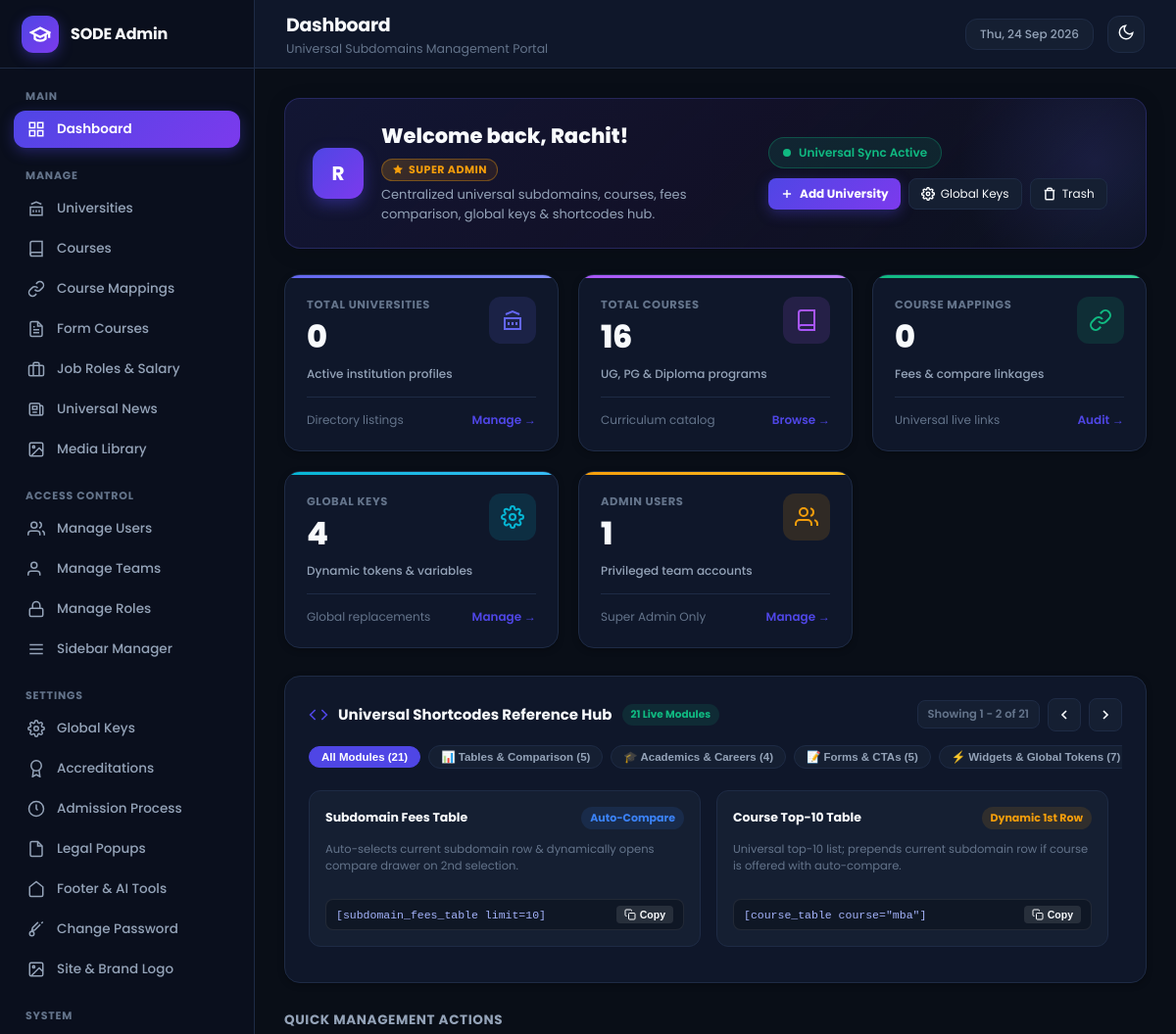
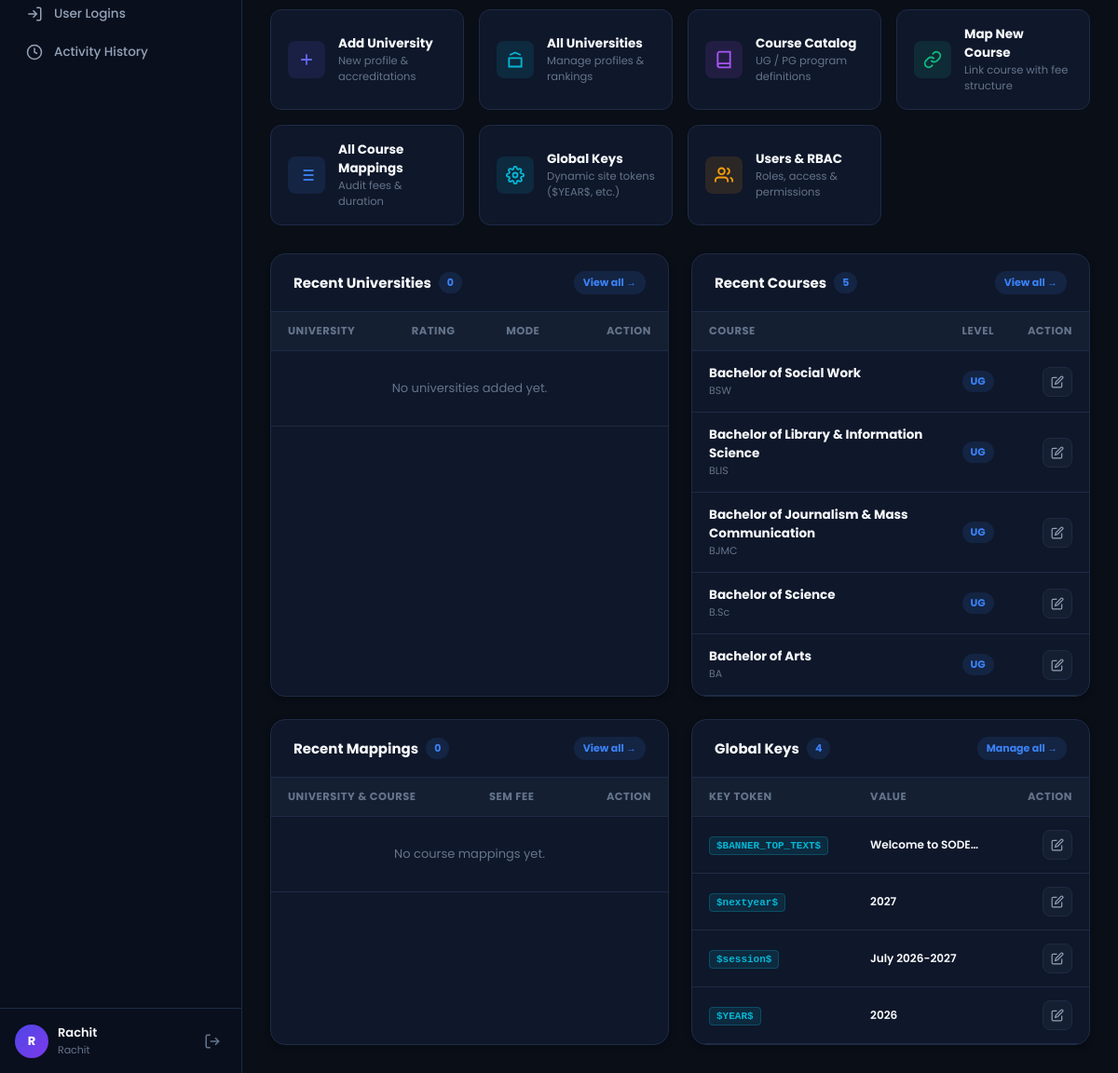
Page /admin/dashboard.php (signed in) on the committed database (2 pictures, top to bottom).
### tables this page shows
CREATE TABLE IF NOT EXISTS `sidebar_items` (
  `id` INT UNSIGNED AUTO_INCREMENT PRIMARY KEY,
  `display_name` VARCHAR(100) NOT NULL,
  `page_route` VARCHAR(255) NOT NULL,
  `sort_order` INT DEFAULT 0,
  `active_page_key` VARCHAR(100) NOT NULL,
  `rbac_module_key` VARCHAR(100) NOT NULL,
  `menu_section` VARCHAR(100) DEFAULT 'Manage',
  `icon_svg` TEXT NULL,
  `is_superadmin_only` TINYINT(1) DEFAULT 0,
  `is_active` TINYINT(1) DEFAULT 1,
  `created_at` TIMESTAMP DEFAULT CURRENT_TIMESTAMP
);

CREATE TABLE IF NOT EXISTS `courses` (
  `id` INT UNSIGNED AUTO_INCREMENT PRIMARY KEY,
  `full_name` VARCHAR(255) NOT NULL,
  `short_name` VARCHAR(100) NOT NULL,
  `slug` VARCHAR(100) NOT NULL UNIQUE,
  `level` ENUM('UG', 'PG', 'Diploma', 'Certificate') DEFAULT 'PG',
  `description` TEXT NULL,
  `created_at` TIMESTAMP DEFAULT CURRENT_TIMESTAMP
);

CREATE TABLE IF NOT EXISTS `global_keys` (
  `id` INT UNSIGNED AUTO_INCREMENT PRIMARY KEY,
  `key_code` VARCHAR(100) NOT NULL UNIQUE,
  `key_value` LONGTEXT NOT NULL,
  `link_url` VARCHAR(500) NULL,
  `description` VARCHAR(255) NULL,
  `is_active` TINYINT(1) DEFAULT 1,
  `created_at` TIMESTAMP DEFAULT CURRENT_TIMESTAMP
);

### admin/dashboard.php (the view, shortened to what the rows shown need)
<?php
$is_super = is_superadmin();
$active_page_key = 'dashboard';
$db = get_db_connection();
$dashboard_cache = Sode_Redis::remember('admin:dashboard:metrics:' . ($is_super ? 'super' : 'user'), 300, function() use ($db, $is_super) {
    $stats = [];
    $stats['total_unis'] = (int)$db->query("SELECT COUNT(*) FROM universities")->fetchColumn();
    $stats['total_courses'] = (int)$db->query("SELECT COUNT(*) FROM courses")->fetchColumn();
    $stats['total_mappings'] = (int)$db->query("SELECT COUNT(*) FROM university_course_mappings")->fetchColumn();
    $stats['total_global_keys'] = 0;
    $stats['recent_global_keys'] = [];
    try {
        $stats['total_global_keys'] = (int)$db->query("SELECT COUNT(*) FROM global_keys WHERE is_active = 1")->fetchColumn();
        $stats['recent_global_keys'] = $db->query("
            SELECT id, key_code, key_value, description, is_active
            FROM global_keys
            WHERE is_active = 1
            ORDER BY id DESC LIMIT 5
        ")->fetchAll();
    } catch (Exception $e) {}
    $stats['total_users'] = $is_super ? (int)$db->query("SELECT COUNT(*) FROM users")->fetchColumn() : 0;
    $stats['recent_unis'] = $db->query("
        SELECT id, full_name, short_name, rating, mode, created_at, logo_url
        FROM universities
        ORDER BY id DESC LIMIT 5
    ")->fetchAll();
    $stats['recent_courses'] = $db->query("
        SELECT id, full_name, short_name, level, created_at
        FROM courses
        ORDER BY id DESC LIMIT 5
    ")->fetchAll();
    $stats['recent_mappings'] = $db->query("
        SELECT ucm.id, u.short_name AS uni_name, u.logo_url, c.short_name AS course_name, u.mode, ucm.per_semester_fee, ucm.total_program_fee, ucm.created_at
        FROM university_course_mappings ucm
        INNER JOIN universities u ON ucm.university_id = u.id
        INNER JOIN courses c ON ucm.course_id = c.id
        ORDER BY ucm.id DESC LIMIT 5
    ")->fetchAll();
    return $stats;
});
$recent_global_keys = $dashboard_cache['recent_global_keys'] ?? [];
$recent_courses = $dashboard_cache['recent_courses'] ?? [];
require_once ADMIN_PATH . '/includes/header.php';
?>
<div style="display:grid; grid-template-columns: repeat(auto-fit, minmax(290px, 1fr)); gap:24px;">
    <div class="admin-card card-overflow-hidden">
        <div class="table-responsive">
            <table class="admin-table">
                <thead>
                    <tr>
                        <th>University</th>
                        <th>Rating</th>
                        <th>Mode</th>
                        <th style="text-align:right;">Action</th>
                    </tr>
                </thead>
            </table>
        </div>
    </div>
    <div class="admin-card card-overflow-hidden">
        <div class="table-responsive">
            <table class="admin-table">
                <thead>
                    <tr>
                        <th>Course</th>
                        <th>Level</th>
                        <th style="text-align:right;">Action</th>
                    </tr>
                </thead>
                <tbody>
                    <?php if (empty($recent_courses)): ?>
                        <tr><td colspan="3" style="text-align:center; color:var(--text-dim); padding:30px;">No courses added yet.</td></tr>
                    <?php else: ?>
                        <?php foreach ($recent_courses as $c): ?>
                            <tr>
                                <td>
                                    <div>
                                        <strong style="font-size:13.5px; color:var(--text-main);"><?php echo htmlspecialchars($c['full_name']); ?></strong>
                                        <?php if (!empty($c['short_name'])): ?>
                                            <div style="font-size:11px; color:var(--text-dim);"><?php echo htmlspecialchars($c['short_name']); ?></div>
                                        <?php endif; ?>
                                    </div>
                                </td>
                                <td>
                                    <span class="badge badge-info"><?php echo htmlspecialchars($c['level'] ?? 'PG'); ?></span>
                                </td>
                                <td style="text-align:right;">
                                    <a href="<?php echo BASE_URL; ?>/modules/courses/index.php?edit_id=<?php echo $c['id']; ?>" class="action-btn" title="Edit Course">
                                        <svg width="14" height="14" viewBox="0 0 24 24" fill="none" stroke="currentColor" stroke-width="2"><path d="M11 4H4a2 2 0 0 0-2 2v14a2 2 0 0 0 2 2h14a2 2 0 0 0 2-2v-7"></path><path d="M18.5 2.5a2.121 2.121 0 0 1 3 3L12 15l-4 1 1-4 9.5-9.5z"></path></svg>
                                    </a>
                                </td>
                            </tr>
                        <?php endforeach; ?>
                    <?php endif; ?>
                </tbody>
            </table>
        </div>
    </div>
    <div class="admin-card card-overflow-hidden">
        <div class="table-responsive">
            <table class="admin-table">
                <thead>
                    <tr>
                        <th>University & Course</th>
                        <th>Sem Fee</th>
                        <th style="text-align:right;">Action</th>
                    </tr>
                </thead>
            </table>
        </div>
    </div>
    <div class="admin-card card-overflow-hidden">
        <div class="table-responsive">
            <table class="admin-table">
                <thead>
                    <tr>
                        <th>Key Token</th>
                        <th>Value</th>
                        <th style="text-align:right;">Action</th>
                    </tr>
                </thead>
                <tbody>
                    <?php if (empty($recent_global_keys)): ?>
                        <tr><td colspan="3" style="text-align:center; color:var(--text-dim); padding:30px;">No global keys found.</td></tr>
                    <?php else: ?>
                        <?php foreach ($recent_global_keys as $k): ?>
                            <tr>
                                <td>
                                    <span style="font-family:monospace; background:rgba(6,182,212,0.12); color:#06b6d4; padding:3px 7px; border-radius:4px; font-weight:700; font-size:11px; border:1px solid rgba(6,182,212,0.25);">
                                        <?php echo htmlspecialchars($k['key_code']); ?>
                                    </span>
                                </td>
                                <td>
                                    <div style="font-size:12px; font-weight:600; color:var(--text-main); max-width:120px; white-space:nowrap; overflow:hidden; text-overflow:ellipsis;" title="<?php echo htmlspecialchars($k['key_value']); ?>">
                                        <?php echo htmlspecialchars($k['key_value']); ?>
                                    </div>
                                </td>
                                <td style="text-align:right;">
                                    <a href="<?php echo BASE_URL; ?>/modules/global_keys/index.php?edit_id=<?php echo $k['id']; ?>" class="action-btn" title="Edit Key">
                                        <svg width="14" height="14" viewBox="0 0 24 24" fill="none" stroke="currentColor" stroke-width="2"><path d="M11 4H4a2 2 0 0 0-2 2v14a2 2 0 0 0 2 2h14a2 2 0 0 0 2-2v-7"></path><path d="M18.5 2.5a2.121 2.121 0 0 1 3 3L12 15l-4 1 1-4 9.5-9.5z"></path></svg>
                                    </a>
                                </td>
                            </tr>
                        <?php endforeach; ?>
                    <?php endif; ?>
                </tbody>
            </table>
        </div>
    </div>
</div>
<?php
require_once ADMIN_PATH . '/includes/footer.php';
?>

### admin/includes/sidebar.php (shortened to what the rows shown need)
<?php
$sidebar_items = get_user_sidebar_items();
$grouped_items = [];
foreach ($sidebar_items as $item) {
    $section = !empty($item['menu_section']) ? strtoupper($item['menu_section']) : 'MANAGE';
    $grouped_items[$section][] = $item;
}
if (empty($active_page_key)) {
    $current_script = str_replace('\\', '/', $_SERVER['SCRIPT_NAME'] ?? $_SERVER['PHP_SELF'] ?? '');
    if (preg_match('#/modules/([^/]+)/#', $current_script, $matches)) {
        $current_page_key = $matches[1];
    } elseif (strpos($current_script, 'dashboard.php') !== false) {
        $current_page_key = 'dashboard';
    } else {
        $current_page_key = '';
    }
} else {
    $current_page_key = $active_page_key;
}
?>
<aside class="app-sidebar" id="app-sidebar">
    <nav class="sidebar-nav">
        <?php foreach ($grouped_items as $section_title => $section_items): ?>
            <div class="nav-section">
                <div class="nav-section-title"><?php echo htmlspecialchars($section_title); ?></div>
                <ul class="nav-list">
                    <?php foreach ($section_items as $item):
                        $route = (strpos($item['page_route'], 'http') === 0) ? $item['page_route'] : BASE_URL . '/' . ltrim($item['page_route'], '/');
                        $is_active = ($current_page_key !== '' && $current_page_key === $item['active_page_key']);
                    ?>
                        <li class="nav-item <?php echo $is_active ? 'active' : ''; ?>">
                            <a href="<?php echo htmlspecialchars($route); ?>">
                                <?php if (!empty($item['icon_svg'])): ?>
                                    <?php echo $item['icon_svg']; ?>
                                <?php else: ?>
                                    <svg width="18" height="18" viewBox="0 0 24 24" fill="none" stroke="currentColor" stroke-width="2"><circle cx="12" cy="12" r="4"></circle></svg>
                                <?php endif; ?>
                                <span><?php echo htmlspecialchars($item['display_name']); ?></span>
                            </a>
                        </li>
                    <?php endforeach; ?>
                </ul>
            </div>
        <?php endforeach; ?>
    </nav>
</aside>

### rows in the picture
sidebar_items: display_name "Dashboard"
sidebar_items: display_name "Universities"
sidebar_items: display_name "Courses"
sidebar_items: display_name "Course Mappings"
sidebar_items: display_name "Form Courses"
sidebar_items: display_name "Job Roles & Salary"
sidebar_items: display_name "Universal News"
sidebar_items: display_name "Media Library"
sidebar_items: display_name "Manage Users"
sidebar_items: display_name "Manage Teams"
sidebar_items: display_name "Manage Roles"
sidebar_items: display_name "Sidebar Manager"
sidebar_items: display_name "Global Keys"
sidebar_items: display_name "Accreditations"
sidebar_items: display_name "Admission Process"
sidebar_items: display_name "Legal Popups"
sidebar_items: display_name "Footer & AI Tools"
sidebar_items: display_name "Change Password"
sidebar_items: display_name "Site & Brand Logo"
sidebar_items: display_name "User Logins"
sidebar_items: display_name "Activity History"
courses: full_name "Bachelor of Social Work", short_name "BSW", level "UG"
courses: full_name "Bachelor of Library & Information Science", short_name "BLIS", level "UG"
courses: full_name "Bachelor of Journalism & Mass Communication", short_name "BJMC", level "UG"
courses: full_name "Bachelor of Science", short_name "B.Sc", level "UG"
courses: full_name "Bachelor of Arts", short_name "BA", level "UG"
global_keys: key_code "$BANNER_TOP_TEXT$", key_value "Welcome to SODE…"
global_keys: key_code "$nextyear$", key_value "2027"
global_keys: key_code "$session$", key_value "July 2026-2027"
global_keys: key_code "$YEAR$", key_value "2026"

### other values in the picture
APP_NAME "SODE Admin"
$section_title "MAIN"
$section_title "MANAGE"
$section_title "ACCESS CONTROL"
$section_title "SETTINGS"
$section_title "SYSTEM"
get_user_initials($current_user['name']) "R"
$current_user['name'] "Rachit"
$current_user['role_name'] "Rachit"
$page_title "Dashboard"
$page_subtitle "Universal Subdomains Management Portal"
get_user_initials($current_user['name'] ?? 'AD') "R"
$total_unis "0"
$total_courses "16"
$total_mappings "0"
